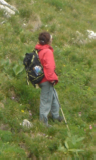
#> input picture train_p/crop001030c.bmp, 96 x 160 px; its folder holds only this picture in this run
$ python cv_p2_vsr266.py   (older library calls are emulated)
#> lines starting #> are read from the running program, lines starting #| are printed output that depends on the picture

# coding: utf-8

# importing necessary libraries
import glob
import cv2
import numpy as np
import math as m


# to convert colored image to graysclate
def convert_gray(img):
    conversion = np.array([0.229,0.587,0.114])          # conversion scalte
    gray_img_array = np.around(np.dot(img,conversion))
    return gray_img_array


def gradient(img,x,y):
    sobel_x = np.array([[-1,0,1],[-2,0,2],[-1,0,1]])                # Sobel x operator defined
    sobel_y = np.array([[1,2,1],[0,0,0],[-1,-2,-1]])                # Sobel y operator defined
    fx, fy = sobel_x.shape                                    # Storing the dimensions of prewitt masks into variables
    gx = gy = gxn = gyn = gm = np.zeros((x,y),dtype = np.float)   # Defining the gradient magnitude array
    temp_gradient = np.zeros((fx,fy),dtype = np.float)          # Defining temporary array that will store the slice of smoothed image array for direct matrix multiplication
    for i in range(x-fx+1):
        for j in range(y-fy+1):
            temp_gradient = img[(i):(3+i),(j):(3+j)]       # Storing the slice of smoothed image array in temporary array
            gx[1+i,1+j] = np.sum(np.multiply(temp_gradient, sobel_x))  # Applying convolution for gradient x by directly multpilying the slice of matrix with prewitt x operator
            gy[1+i,1+j] = np.sum(np.multiply(temp_gradient, sobel_y))  # Applying convolution for gradient y by directly multiplying the slice of matrix with prewitt y operator
    gxn = np.absolute(gx)/4                # Forming normalized gradient x matrix from gradient x matrix by taking absolute value using np.absolute() and dividing by three
    gyn = np.absolute(gy)/4                 # Forming normalized gradient y matrix from gradient y matrix by taking absolute value using np.absolute() and dividing by three
    gm = np.hypot(gxn,gyn)/np.sqrt(2)       # Forming the normalized gradient magnitude array by using np.hypot() which takes under root of sum of squares of normalized gradient x and normalized gradient y and then dividing by square root of 2 for normalization
    return np.around(gx),np.around(gy),np.around(gxn),np.around(gyn),np.around(gm)       # Returning gradient x, gradient y, normalized gradient x, normalized gradient y and normalized gradient magnitude


# Function to compute gradient angle, and then wrapping it around -10 to 170
def angle(gy,gx):
    ga = np.degrees(np.arctan2(gy,gx))                # To compute the gradient angle and then converting it into degrees
    for i in range(ga.shape[0]):
        for j in range(ga.shape[1]):
            if ga[i,j]<-10:                           # Mapping negative angles
                ga[i,j]+=180
            elif ga[i,j]>=170:                        # Mapping angles greater than 170
                ga[i,j]-=180
    return ga


# Function to proportionately divide gradient magnitude into histogram bins
def divide(mag, ang, x):
    c = abs(x-ang)/20                       # Dividing the magnitude and then returning
    return c*mag,(1-c)*mag


# Function to calculate the histogram of each 8x8 pixel cell, calling divide to split the gradient magnitude proportionally and
# then adding it to bins
def bins(ga,gm):
    hist = [0]*9
    for i in range(ga.shape[0]):
        for j in range(ga.shape[1]):
            if ga[i,j]<=0:
                mag1,mag2=divide(gm[i,j],ga[i,j],0)
                hist[8]+=mag1
                hist[0]+=mag2
            elif ga[i,j]>=0 and ga[i,j]<=20:
                mag1,mag2=divide(gm[i,j],ga[i,j],20)
                hist[0]+=mag1
                hist[1]+=mag2
            elif ga[i,j]>=20 and ga[i,j]<=40:
                mag1,mag2=divide(gm[i,j],ga[i,j],40)
                hist[1]+=mag1
                hist[2]+=mag2
            elif ga[i,j]>=40 and ga[i,j]<=60:
                mag1,mag2=divide(gm[i,j],ga[i,j],60)
                hist[2]+=mag1
                hist[3]+=mag2
            elif ga[i,j]>=60 and ga[i,j]<=80:
                mag1,mag2=divide(gm[i,j],ga[i,j],80)
                hist[3]+=mag1
                hist[4]+=mag2
            elif ga[i,j]>=80 and ga[i,j]<=100:
                mag1,mag2=divide(gm[i,j],ga[i,j],100)
                hist[4]+=mag1
                hist[5]+=mag2
            elif ga[i,j]>=100 and ga[i,j]<=120:
                mag1,mag2=divide(gm[i,j],ga[i,j],120)
                hist[5]+=mag1
                hist[6]+=mag2
            elif ga[i,j]>=120 and ga[i,j]<=140:
                mag1,mag2=divide(gm[i,j],ga[i,j],140)
                hist[6]+=mag1
                hist[7]+=mag2
            elif ga[i,j]>=140 and ga[i,j]<=160:
                mag1,mag2=divide(gm[i,j],ga[i,j],160)
                hist[7]+=mag1
                hist[8]+=mag2
            elif ga[i,j]>=160:
                mag1,mag2=divide(gm[i,j],ga[i,j],160)
                hist[0]+=mag1
                hist[8]+=mag2
    return hist


# Function to calculate the L2 Norm of each histogram, taking 2x2 cells and returning 36xq vector
def l2normalize(histo):
    sqsum = 0                                                     # To store square sum
    norm_histo = []                                               # To store 36x1 histogram
    for i in range(2):
        for j in range(2):
            for k in range(9):
                sqsum += (histo[i,j,k]*histo[i,j,k])              # Taking square sum of each value
                norm_histo.append(histo[i,j,k])
    lval = m.sqrt(sqsum)                                          # Taking sqaure root of square sum
    norm_histo = np.array(norm_histo)                             # Converting list to numpy array for easier calculations
    if lval!=0:                                                   # If not zero only then divide else let it be, it will remain 0
        norm_histo = norm_histo/lval
    return norm_histo


# Function to calculate descriptor of all images, it calls cell_histo to calculate histograms of all 8x8 cells, normalize to do L2 normalization
def hog(ga,gm):
    x = int(ga.shape[0]/8)
    y = int(ga.shape[1]/8)
    hist = np.zeros((x,y,9))
    index = [0,0]
    for i in range(x):
        for j in range(y):
            temp = bins(ga[index[0]:(index[0]+8),index[1]:(index[1]+8)],gm[index[0]:(index[0]+8),index[1]:(index[1]+8)])
            hist[i,j]=temp
            index[1] += 8
        index[0] += 8
        index[1] = 0
    norm_histo = []
    for i in range(x-1):
        for j in range(y-1):
            temp = l2normalize(hist[i:(i+2),j:(j+2)])
            temp = temp.tolist()
            norm_histo.extend(temp)
    norm_histo = np.array(norm_histo)
    return norm_histo


def bp(block):
    hist={}
    allowed=[0, 1, 2, 3, 4, 5, 6, 7, 8, 12, 14, 15, 16, 24, 28, 30,
              31, 32, 48, 56, 60, 62, 63, 64, 96, 112, 120, 124,
              126, 127, 128, 129, 131, 135, 143, 159, 191, 192,
              193, 195, 199, 207, 223, 224, 225, 227, 231, 239,
              240, 241, 243, 247, 248, 249, 251, 252, 253, 254, 255]
    hist = {el:0 for el in allowed}
    for r in range(block.shape[0]):
        for c in range(block.shape[1]):
            barray=[]
            if (r == 0 or c ==0 or r == block.shape[0]-1 or c == block.shape[1]-1):
                if hist[5] == 0:
                    hist[5]=1
                else:
                    hist[5]+=1
            else:
                for i in range(r-1, r+2):
                    for j in range(c-1, c+2):
                        if block[i][j] > block[r][c]:
                            barray.append(1)
                        else:
                            barray.append(0)
                barray.pop(4)
                barray.reverse()
                wherebarray=np.where(barray)[0]
                if len(wherebarray)>=1:
                    num=0
                    for n in wherebarray:
                        num+=2**n
                else:
                    num=0
                if num in allowed and num != 5:
                    if hist[num]==0:
                        hist[num]=1
                    else:
                        hist[num]+=1
    return hist


def lbp(img, r, c):
    x=int(r/16)
    y=int(c/16)
    index=[0,0]
    histogram=np.zeros((x,y,59))
    for i in range(x):
        for j in range(y):
            temp=bp(img[index[0]:(index[0]+16), index[1]:index[1]+16])
            temp=list(temp.values())
            histogram[i,j]=temp
            index[1]+=16
        index[0]+=16
        index[1]=0
    flt = []
    for i in range(x):
        for j in range(y):
            ssum=0
            norm_histo=[]
            for k in range(59):
                ssum+=(histogram[i,j,k]*histogram[i,j,k])
                norm_histo.append(histogram[i,j,k])
            lval=m.sqrt(ssum)
            norm_histo=np.array(norm_histo)
            if lval!=0:
                norm_histo=norm_histo/lval
            norm_histo = norm_histo.tolist()
            flt.extend(norm_histo)
    flt = np.array(flt)
    return flt


# Function to calculate RELU


def relu(x):
    for i in range(x.shape[0]):
        for j in range(x.shape[1]):
            if x[i,j]<0:
                x[i,j]=0
    return x


# Function to calculate sigmoid
def sigmoid(x):
    return 1/(1+np.exp(-x))


# Function to implament neural network, to train it.
def nn(inp,out,hidden):
    aplha = 0.1                                              # Initializing the learning rate
    col = inp.shape[1]
    col2 = 1
    w1 = np.multiply(np.random.randn(col,hidden), m.sqrt(2/int(col+hidden)))            # He-et-al Initialization  for NN weights
    w2 = np.multiply(np.random.randn(hidden,col2), m.sqrt(2/int(hidden+col2)))          # He-et-al Initialization for NN weights
    w1b = np.multiply(np.random.randn(hidden),m.sqrt(2/int(hidden)))                    # He-et-al Initialization  for NN weights
    w2b = np.multiply(np.random.randn(col2),m.sqrt(2/int(col2)))                        # He-et-al Initialization  for NN weights
    errors=np.zeros((100,1))                                  # storing error in errors, one for each epoch
    epoch = 0
    while epoch<100:                                          # Stopping condition: epoch count reached 100
        for i in range(inp.shape[0]):
            x = inp[i,:].reshape([1,-1])
            h = relu((x.dot(w1)+w1b))                         # Computing values for hidden layer
            y = sigmoid((h.dot(w2)+w2b))                      # Computing values for output layer
            err = out[i]-y                                    # Error for output layer
            sqerr = 0.5*err*err                               # Square error
            delta_out=(-1*err)*(1-y)*y
            delta_layer2=h.T.dot(delta_out)
            delta_layer20=np.sum(delta_out,axis=0)
            hidden_prime=np.zeros_like(h)
            for k in range(hidden):
                if(h[0][k]>0):
                    hidden_prime[0][k]=1
                else:
                    hidden_prime[0][k]=0
            del_hidden= delta_out.dot(w2.T)*hidden_prime
            del_layer1=x.T.dot(del_hidden)
            delta_layer10=np.sum(del_hidden,axis=0)

            w2-= aplha*delta_layer2
            w2b-= aplha*delta_layer20
            w1-= aplha*del_layer1
            w1b-= aplha*delta_layer10
            errors[epoch] = sqerr/inp.shape[0]
        print('Epoch # %d: error %f'%(epoch,np.mean(sqerr)/inp.shape[0]))
        epoch +=1
    return w1,w1b,w2,w2b,errors


# Function to predict values for my neural network

def predict(w,wb,v,vb,Output_descriptor):
    Number_of_test_image,number_of_attribute=Output_descriptor.shape
    predict=[]
    for k in range(Number_of_test_image):
            x=Output_descriptor[k,:].reshape([1,-1])
            z=relu((x.dot(w)+wb))
            y=sigmoid(z.dot(v)+vb)
            predict.append(y)
    return predict


# Main function that calls every other function
def main():

    trainx = []                    # List to store all training images
    trainy = []                    # List to store all training output
    train_p_path = '/Users/vvviren/Desktop/kp2_vsr266/train_p'
    train_n_path = '/Users/vvviren/Desktop/kp2_vsr266/train_n'
    test_p_path = '/Users/vvviren/Desktop/kp2_vsr266/test_p'
    test_n_path = '/Users/vvviren/Desktop/kp2_vsr266/test_n'
    trn = 0
    testx = []                                       # List to store all testing images
    testy = []                                       # List to store all training output
    tst = 0
    fvector = np.zeros((20,7524))                   # Creating HOG descriptor for training images
    fvector_test = np.zeros((10,7524))              # Creating HOG descriptor for test images
    lvector = np.zeros((20,3540))                   # Creating LBP descriptor ofr training images
    lvector_test = np.zeros((10,3540))              # Creating LBP descriptor for test images
    newfvector = np.zeros((20,11064))               # Creating final descriptor with HOG+LBP for training
    newfvector_test=np.zeros((10,11064))            # Creating final descriptor with HOG+LBP for test


    for filename in glob.glob(train_p_path+'/*.bmp'):          # Getting all the filenames of positive images
        img = np.array(cv2.imread(filename, cv2.IMREAD_COLOR))             # Opening the image and converrting to numpy array
#> img is the input picture: shape (160, 96, 3); mean B, G, R 70.3, 122.6, 119.1
        trainx.append(img)                               # Appending to the train image array
        trainy.append(1)                                 # Appending to the test array, the value 1 for positive
        trn += 1

    for filename in glob.glob(train_n_path+'/*.bmp'):          # Getting all file names of negative images
        img = np.array(cv2.imread(filename, cv2.IMREAD_COLOR))             # Opening the image and converting to numpy array
        trainx.append(img)                               # Appending to train image array
        trainy.append(0)                                 # Appending to the test array, the value 0 for negative

    for filename in glob.glob(test_p_path+'/*.bmp'):   # Getting all the filenames of positive images
        img = np.array(cv2.imread(filename, cv2.IMREAD_COLOR))      # Opening the image and converrting to numpy array
        testx.append(img)                         # Appending to the train image array
        testy.append(1)                           # Appending to the test array, the value 1 for positive
        tst += 1

    for filename in glob.glob(test_n_path+'/*.bmp'):  # Getting all file names of negative images
        img = np.array(cv2.imread(filename, cv2.IMREAD_COLOR))     # Opening the image and converting to numpy array
        testx.append(img)                        # Appending to train image array
        testy.append(0)                           # Appending to the test array, the value 0 for negative


    for i in range(len(trainx)):
        trainx[i] = convert_gray(trainx[i])         # Converting train images to grayscale
#> this loop made 1 pass
#> conversion in convert_gray on pass 1: [0.229, 0.587, 0.114]
#> pass 1, in convert_gray, `gray_img_array = np.around(np.dot(img,conversion))`:
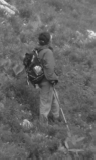
#> gray_img_array: shape (160, 96) float64; min 30, max 232, mean 101.7
#> after the loop, trainx = 1 item

    for i in range(len(testx)):
        testx[i] = convert_gray(testx[i])           # Converting test images to grayscale
#> after the loop, testx = []

    for i in range(len(trainx)):
        gx,gy,gxn,gyn,gm = gradient(trainx[i],trainx[i].shape[0],trainx[i].shape[1])    # Calculating gradient magnitude of all training images
        ga = angle(gy,gx)                           # Calculating gradient angle of all training images
        fvector[i] = hog(ga,gm)                     # Storing HOG descriptor for all images
        lvector[i] = lbp(trainx[i] ,trainx[i].shape[0],trainx[i].shape[1])
        newfvector[i] = np.concatenate((fvector[i],lvector[i]))
#> this loop made 1 pass
#> (sobel_x in gradient, sobel_y in gradient, fx in gradient, fy in gradient) on pass 1: ([[-1, 0, 1], [-2, 0, 2], [-1, 0, 1]], [[1, 2, 1], [0, 0, 0], [-1, -2, -1]], 3, 3)
#> pass 1, in main, `gx,gy,gxn,gyn,gm = gradient(trainx[i],trainx[i].shape[0],trainx[i].sha..`:
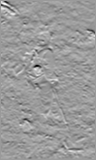
#> gx: shape (160, 96) float64; min -519, max 339, mean 1.4; drawn with min black and max white
#> pass 1, in main, `gx,gy,gxn,gyn,gm = gradient(trainx[i],trainx[i].shape[0],trainx[i].sha..`:
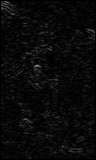
#> gxn: shape (160, 96) float64; min 0, max 130, mean 9.5
#> pass 1, in angle, `ga = np.degrees(np.arctan2(gy,gx))`:
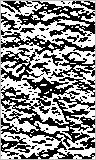
#> ga: shape (160, 96) float64; min -135, max 45, mean -37.9; drawn with min black and max white
#> after the loop:
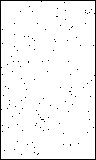
#> ga: shape (160, 96) float64; values 0 (black) and 45 (white), 95.8% white; black in thin lines or dots

    for i in range(len(testx)):
        gx,gy,gxn,gyn,gm = gradient(testx[i],testx[i].shape[0],testx[i].shape[1])  # Calculating gradient magnitude of all testing images
        ga = angle(gy,gx)                           # Calculating gradient angle of all training images
        cv2.imwrite('/Users/vvviren/Desktop/kp2_vsr266/gradients{}.bmp'.format(i),gm) # Writing the images to directory
        fvector_test[i] = hog(ga,gm)                # Storing HOG descriptor for all images
        lvector_test[i] = lbp(testx[i] ,testx[i].shape[0],testx[i].shape[1])
        newfvector_test[i] = np.concatenate((fvector_test[i],lvector_test[i]))
#> this loop made 0 passes


    hidden = [200,400]                              # List with values of Hidden neurons

    #
    # For HOG Only
    #
    for i in range(len(hidden)):   # running neural networks for different values of hidden neurons
        print( '\n Training with HOG only \n')
        print('Hidden layer # = %d'%(hidden[i]))
        print('\n\n')
        w1,w1b,w2,w2b,errors = nn(fvector,np.array(trainy),hidden[i])
        predicted_output=predict(w1,w1b,w2,w2b,fvector_test)
        prediction=[]
        correct=0
        wrong=0

        for check in predicted_output:
            if(check >=0.5):
                prediction.append(1)
            else:
                prediction.append(0)
            print(check)

        print(len(prediction))

        for i in range(len(prediction)):
            if(prediction[i]==testy[i]):
                correct+=1
            else:
                wrong+=1

        print('predicted correct = %d'%(correct))
        print('predicted wrong = %d'%(wrong))

        print(prediction)
        print(testy)
        print('\n\n\n')

    #
    # For HOG+LBP
    #
    for i in range(len(hidden)):   # running neural networks for different values of hidden neurons
        print( '\n Training with HOG+LBP \n')
        print('Hidden layer # = %d'%(hidden[i]))
        print('\n\n')
        w1,w1b,w2,w2b,errors = nn(newfvector,np.array(trainy),hidden[i])
        predicted_output=predict(w1,w1b,w2,w2b,newfvector_test)
        prediction=[]
        correct=0
        wrong=0

        for check in predicted_output:
            if(check >=0.5):
                prediction.append(1)
            else:
                prediction.append(0)
            print(check)

        print(len(prediction))

        for i in range(len(prediction)):
            if(prediction[i]==testy[i]):
                correct+=1
            else:
                wrong+=1

        print('predicted correct = %d'%(correct))
        print('predicted wrong = %d'%(wrong))

        print(prediction)
        print(testy)
        print('\n\n\n')


    f = open('/Users/vvviren/Desktop/kp2_vsr266/train_p/crop001034b_HOG.txt','w+')
    f2 = open('/Users/vvviren/Desktop/kp2_vsr266/train_p/crop001034b_LBP.txt','w+')
    print('The HOG descriptor for the image crop001034b.bmp\n\n')
    for i in range(len(fvector[1])):
        f.write('%.17f\n'%(fvector[1,i]))
    print('\n\nThe LBP descriptor for the image crop001034b.bmp\n\n')
    for i in range(len(lvector[1])):
        f2.write('%.17f\n'%(lvector[1,i]))
    f.close()
    f2.close()


# Function for calling main function

if __name__=="__main__":
#> (the run stopped early here; a loop or call above may not have finished)

$ run again, on train_p/crop001500b.bmp
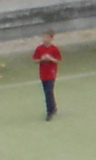
#> input picture train_p/crop001500b.bmp, 96 x 160 px
#> in main, img is the input picture: shape (160, 96, 3); mean B, G, R 117.9, 138.7, 140
#> the loop in main, `for i in range(len(trainx)):` made 1 pass
#> after the loop in main, `for i in range(len(trainx)):`: trainx = 1 item
#> after the loop in main, `for i in range(len(testx)):`: testx = []
#> the loop in main, `for i in range(len(trainx)):` made 1 pass
#> pass 1, in angle, `ga = np.degrees(np.arctan2(gy,gx))`:
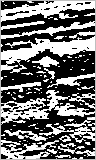
#> ga: shape (160, 96) float64; min -135, max 45, mean -56.1; drawn with min black and max white
#> after the loop in main, `for i in range(len(trainx)):`:
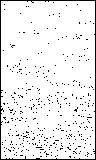
#> ga: shape (160, 96) float64; values 0 (black) and 45 (white), 93.1% white; black in thin lines or dots
